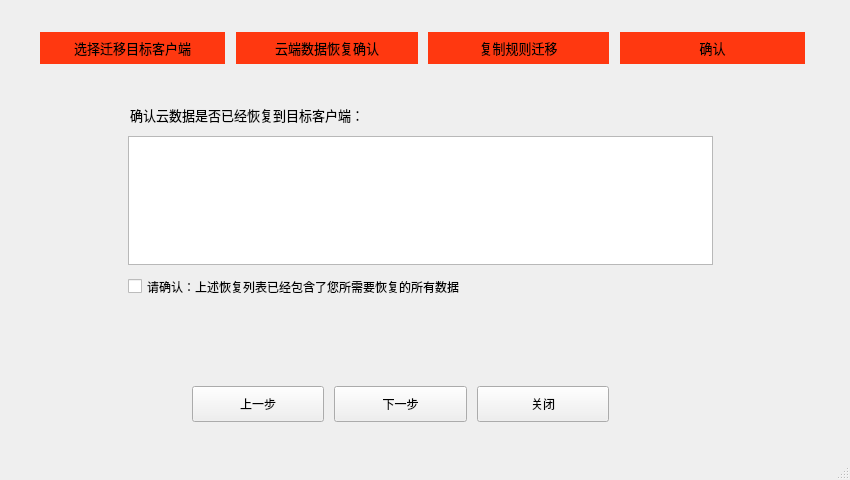
<?xml version="1.0" encoding="UTF-8"?>
<ui version="4.0">
 <class>MainWindow</class>
 <widget class="QMainWindow" name="MainWindow">
  <property name="geometry">
   <rect>
    <x>0</x>
    <y>0</y>
    <width>850</width>
    <height>480</height>
   </rect>
  </property>
  <property name="windowTitle">
   <string>MainWindow</string>
  </property>
  <widget class="QWidget" name="centralwidget">
   <widget class="QStackedWidget" name="stackedWidget_content">
    <property name="geometry">
     <rect>
      <x>40</x>
      <y>80</y>
      <width>771</width>
      <height>291</height>
     </rect>
    </property>
    <property name="currentIndex">
     <number>1</number>
    </property>
    <widget class="QWidget" name="page_1">
     <widget class="QLabel" name="label_6">
      <property name="geometry">
       <rect>
        <x>60</x>
        <y>71</y>
        <width>121</width>
        <height>31</height>
       </rect>
      </property>
      <property name="font">
       <font>
        <family>微软雅黑</family>
        <pointsize>10</pointsize>
        <weight>75</weight>
        <bold>true</bold>
       </font>
      </property>
      <property name="text">
       <string>迁移目标客户端：</string>
      </property>
      <property name="alignment">
       <set>Qt::AlignRight|Qt::AlignTrailing|Qt::AlignVCenter</set>
      </property>
     </widget>
     <widget class="QComboBox" name="comboBox">
      <property name="geometry">
       <rect>
        <x>180</x>
        <y>71</y>
        <width>440</width>
        <height>28</height>
       </rect>
      </property>
      <item>
       <property name="text">
        <string>客户端110</string>
       </property>
      </item>
      <item>
       <property name="text">
        <string>客户端111</string>
       </property>
      </item>
      <item>
       <property name="text">
        <string>客户端112</string>
       </property>
      </item>
      <item>
       <property name="text">
        <string>客户端113</string>
       </property>
      </item>
      <item>
       <property name="text">
        <string>客户端115</string>
       </property>
      </item>
     </widget>
     <widget class="QLabel" name="label_5">
      <property name="geometry">
       <rect>
        <x>90</x>
        <y>20</y>
        <width>91</width>
        <height>31</height>
       </rect>
      </property>
      <property name="font">
       <font>
        <family>微软雅黑</family>
        <pointsize>10</pointsize>
        <weight>75</weight>
        <bold>true</bold>
       </font>
      </property>
      <property name="text">
       <string>迁移原客户端：</string>
      </property>
      <property name="alignment">
       <set>Qt::AlignRight|Qt::AlignTrailing|Qt::AlignVCenter</set>
      </property>
     </widget>
     <widget class="QTextEdit" name="textEdit">
      <property name="geometry">
       <rect>
        <x>180</x>
        <y>20</y>
        <width>440</width>
        <height>28</height>
       </rect>
      </property>
     </widget>
    </widget>
    <widget class="QWidget" name="page_2">
     <widget class="QLabel" name="label_10">
      <property name="geometry">
       <rect>
        <x>90</x>
        <y>19</y>
        <width>391</width>
        <height>31</height>
       </rect>
      </property>
      <property name="font">
       <font>
        <family>微软雅黑</family>
        <pointsize>10</pointsize>
        <weight>50</weight>
        <bold>false</bold>
       </font>
      </property>
      <property name="text">
       <string>确认云数据是否已经恢复到目标客户端：</string>
      </property>
      <property name="alignment">
       <set>Qt::AlignLeading|Qt::AlignLeft|Qt::AlignVCenter</set>
      </property>
     </widget>
     <widget class="QTableWidget" name="tableWidget">
      <property name="geometry">
       <rect>
        <x>88</x>
        <y>56</y>
        <width>585</width>
        <height>129</height>
       </rect>
      </property>
     </widget>
     <widget class="QCheckBox" name="checkBox">
      <property name="geometry">
       <rect>
        <x>88</x>
        <y>188</y>
        <width>545</width>
        <height>37</height>
       </rect>
      </property>
      <property name="text">
       <string>请确认：上述恢复列表已经包含了您所需要恢复的所有数据</string>
      </property>
      <property name="tristate">
       <bool>false</bool>
      </property>
     </widget>
    </widget>
    <widget class="QWidget" name="page_3">
     <widget class="QLabel" name="label_12">
      <property name="geometry">
       <rect>
        <x>90</x>
        <y>24</y>
        <width>391</width>
        <height>31</height>
       </rect>
      </property>
      <property name="font">
       <font>
        <family>微软雅黑</family>
        <pointsize>10</pointsize>
        <weight>50</weight>
        <bold>false</bold>
       </font>
      </property>
      <property name="text">
       <string>复制规则列表</string>
      </property>
      <property name="alignment">
       <set>Qt::AlignLeading|Qt::AlignLeft|Qt::AlignVCenter</set>
      </property>
     </widget>
     <widget class="QTableWidget" name="tableWidget_3">
      <property name="geometry">
       <rect>
        <x>88</x>
        <y>56</y>
        <width>585</width>
        <height>129</height>
       </rect>
      </property>
      <row>
       <property name="text">
        <string>新建行</string>
       </property>
      </row>
      <row>
       <property name="text">
        <string>新建行</string>
       </property>
      </row>
      <column>
       <property name="text">
        <string>新建列</string>
       </property>
      </column>
      <column>
       <property name="text">
        <string>新建列</string>
       </property>
      </column>
     </widget>
     <widget class="QCheckBox" name="checkBox_3">
      <property name="geometry">
       <rect>
        <x>88</x>
        <y>212</y>
        <width>545</width>
        <height>37</height>
       </rect>
      </property>
      <property name="text">
       <string>请确认：上述规则将迁移到新客户端，原客户端上的所有原则将被删除。</string>
      </property>
      <property name="tristate">
       <bool>false</bool>
      </property>
     </widget>
     <widget class="QLabel" name="label_13">
      <property name="geometry">
       <rect>
        <x>88</x>
        <y>192</y>
        <width>141</width>
        <height>31</height>
       </rect>
      </property>
      <property name="font">
       <font>
        <family>微软雅黑</family>
        <pointsize>10</pointsize>
        <weight>50</weight>
        <bold>false</bold>
       </font>
      </property>
      <property name="text">
       <string>迁移原客户端操作系统：</string>
      </property>
      <property name="alignment">
       <set>Qt::AlignLeading|Qt::AlignLeft|Qt::AlignVCenter</set>
      </property>
     </widget>
     <widget class="QLabel" name="label_14">
      <property name="geometry">
       <rect>
        <x>336</x>
        <y>192</y>
        <width>141</width>
        <height>31</height>
       </rect>
      </property>
      <property name="font">
       <font>
        <family>微软雅黑</family>
        <pointsize>10</pointsize>
        <weight>50</weight>
        <bold>false</bold>
       </font>
      </property>
      <property name="text">
       <string>迁移目标户端操作系统：</string>
      </property>
      <property name="alignment">
       <set>Qt::AlignLeading|Qt::AlignLeft|Qt::AlignVCenter</set>
      </property>
     </widget>
    </widget>
    <widget class="QWidget" name="page_7">
     <widget class="QScrollArea" name="scrollArea">
      <property name="geometry">
       <rect>
        <x>0</x>
        <y>0</y>
        <width>765</width>
        <height>289</height>
       </rect>
      </property>
      <property name="verticalScrollBarPolicy">
       <enum>Qt::ScrollBarAlwaysOn</enum>
      </property>
      <property name="horizontalScrollBarPolicy">
       <enum>Qt::ScrollBarAlwaysOff</enum>
      </property>
      <property name="widgetResizable">
       <bool>true</bool>
      </property>
      <widget class="QWidget" name="scrollAreaWidgetContents">
       <property name="enabled">
        <bool>true</bool>
       </property>
       <property name="geometry">
        <rect>
         <x>0</x>
         <y>0</y>
         <width>98</width>
         <height>600</height>
        </rect>
       </property>
       <property name="minimumSize">
        <size>
         <width>0</width>
         <height>600</height>
        </size>
       </property>
       <widget class="QComboBox" name="comboBox_3">
        <property name="geometry">
         <rect>
          <x>180</x>
          <y>68</y>
          <width>440</width>
          <height>28</height>
         </rect>
        </property>
        <item>
         <property name="text">
          <string>客户端110</string>
         </property>
        </item>
        <item>
         <property name="text">
          <string>客户端111</string>
         </property>
        </item>
        <item>
         <property name="text">
          <string>客户端112</string>
         </property>
        </item>
        <item>
         <property name="text">
          <string>客户端113</string>
         </property>
        </item>
        <item>
         <property name="text">
          <string>客户端115</string>
         </property>
        </item>
       </widget>
       <widget class="QTextBrowser" name="textBrowser_3">
        <property name="geometry">
         <rect>
          <x>180</x>
          <y>18</y>
          <width>440</width>
          <height>28</height>
         </rect>
        </property>
       </widget>
       <widget class="QLabel" name="label_9">
        <property name="geometry">
         <rect>
          <x>60</x>
          <y>68</y>
          <width>121</width>
          <height>31</height>
         </rect>
        </property>
        <property name="font">
         <font>
          <family>微软雅黑</family>
          <pointsize>10</pointsize>
          <weight>75</weight>
          <bold>true</bold>
         </font>
        </property>
        <property name="text">
         <string>迁移目标客户端：</string>
        </property>
        <property name="alignment">
         <set>Qt::AlignRight|Qt::AlignTrailing|Qt::AlignVCenter</set>
        </property>
       </widget>
       <widget class="QLabel" name="label_15">
        <property name="geometry">
         <rect>
          <x>90</x>
          <y>17</y>
          <width>91</width>
          <height>31</height>
         </rect>
        </property>
        <property name="font">
         <font>
          <family>微软雅黑</family>
          <pointsize>10</pointsize>
          <weight>75</weight>
          <bold>true</bold>
         </font>
        </property>
        <property name="text">
         <string>迁移原客户端：</string>
        </property>
        <property name="alignment">
         <set>Qt::AlignRight|Qt::AlignTrailing|Qt::AlignVCenter</set>
        </property>
       </widget>
       <widget class="QTableWidget" name="tableWidget_5">
        <property name="geometry">
         <rect>
          <x>78</x>
          <y>148</y>
          <width>585</width>
          <height>129</height>
         </rect>
        </property>
        <row>
         <property name="text">
          <string>新建行</string>
         </property>
        </row>
        <row>
         <property name="text">
          <string>新建行</string>
         </property>
        </row>
        <column>
         <property name="text">
          <string>新建列</string>
         </property>
        </column>
        <column>
         <property name="text">
          <string>新建列</string>
         </property>
        </column>
       </widget>
       <widget class="QLabel" name="label_19">
        <property name="geometry">
         <rect>
          <x>80</x>
          <y>116</y>
          <width>391</width>
          <height>31</height>
         </rect>
        </property>
        <property name="font">
         <font>
          <family>微软雅黑</family>
          <pointsize>10</pointsize>
          <weight>50</weight>
          <bold>false</bold>
         </font>
        </property>
        <property name="text">
         <string>确认云端数据是否已恢复到目标客户端</string>
        </property>
        <property name="alignment">
         <set>Qt::AlignLeading|Qt::AlignLeft|Qt::AlignVCenter</set>
        </property>
       </widget>
       <widget class="QCheckBox" name="checkBox_5">
        <property name="geometry">
         <rect>
          <x>80</x>
          <y>288</y>
          <width>581</width>
          <height>37</height>
         </rect>
        </property>
        <property name="text">
         <string>请确认：上述恢复列表已经包含了您所需要恢复的所有数据，其余未恢复的数据不需要恢复到新客户端</string>
        </property>
        <property name="tristate">
         <bool>false</bool>
        </property>
       </widget>
       <widget class="QLabel" name="label_16">
        <property name="geometry">
         <rect>
          <x>72</x>
          <y>504</y>
          <width>141</width>
          <height>31</height>
         </rect>
        </property>
        <property name="font">
         <font>
          <family>微软雅黑</family>
          <pointsize>10</pointsize>
          <weight>50</weight>
          <bold>false</bold>
         </font>
        </property>
        <property name="text">
         <string>迁移原客户端操作系统：</string>
        </property>
        <property name="alignment">
         <set>Qt::AlignLeading|Qt::AlignLeft|Qt::AlignVCenter</set>
        </property>
       </widget>
       <widget class="QLabel" name="label_17">
        <property name="geometry">
         <rect>
          <x>74</x>
          <y>336</y>
          <width>391</width>
          <height>31</height>
         </rect>
        </property>
        <property name="font">
         <font>
          <family>微软雅黑</family>
          <pointsize>10</pointsize>
          <weight>50</weight>
          <bold>false</bold>
         </font>
        </property>
        <property name="text">
         <string>复制规则列表</string>
        </property>
        <property name="alignment">
         <set>Qt::AlignLeading|Qt::AlignLeft|Qt::AlignVCenter</set>
        </property>
       </widget>
       <widget class="QLabel" name="label_18">
        <property name="geometry">
         <rect>
          <x>320</x>
          <y>504</y>
          <width>141</width>
          <height>31</height>
         </rect>
        </property>
        <property name="font">
         <font>
          <family>微软雅黑</family>
          <pointsize>10</pointsize>
          <weight>50</weight>
          <bold>false</bold>
         </font>
        </property>
        <property name="text">
         <string>迁移目标户端操作系统：</string>
        </property>
        <property name="alignment">
         <set>Qt::AlignLeading|Qt::AlignLeft|Qt::AlignVCenter</set>
        </property>
       </widget>
       <widget class="QCheckBox" name="checkBox_4">
        <property name="geometry">
         <rect>
          <x>72</x>
          <y>524</y>
          <width>545</width>
          <height>37</height>
         </rect>
        </property>
        <property name="text">
         <string>请确认：上述规则将迁移到新客户端，原客户端上的所有原则将被删除。</string>
        </property>
        <property name="tristate">
         <bool>false</bool>
        </property>
       </widget>
       <widget class="QTableWidget" name="tableWidget_4">
        <property name="geometry">
         <rect>
          <x>72</x>
          <y>368</y>
          <width>585</width>
          <height>129</height>
         </rect>
        </property>
        <row>
         <property name="text">
          <string>新建行</string>
         </property>
        </row>
        <row>
         <property name="text">
          <string>新建行</string>
         </property>
        </row>
        <column>
         <property name="text">
          <string>新建列</string>
         </property>
        </column>
        <column>
         <property name="text">
          <string>新建列</string>
         </property>
        </column>
       </widget>
       <widget class="QWidget" name="widget_2" native="true">
        <property name="geometry">
         <rect>
          <x>60</x>
          <y>16</y>
          <width>120</width>
          <height>80</height>
         </rect>
        </property>
       </widget>
      </widget>
     </widget>
    </widget>
   </widget>
   <widget class="QWidget" name="widget" native="true">
    <property name="geometry">
     <rect>
      <x>192</x>
      <y>372</y>
      <width>417</width>
      <height>65</height>
     </rect>
    </property>
    <layout class="QHBoxLayout" name="horizontalLayout_2">
     <property name="spacing">
      <number>10</number>
     </property>
     <item>
      <widget class="QPushButton" name="button_previous">
       <property name="minimumSize">
        <size>
         <width>120</width>
         <height>36</height>
        </size>
       </property>
       <property name="text">
        <string>上一步</string>
       </property>
      </widget>
     </item>
     <item>
      <widget class="QPushButton" name="button_next">
       <property name="minimumSize">
        <size>
         <width>120</width>
         <height>36</height>
        </size>
       </property>
       <property name="text">
        <string>下一步</string>
       </property>
      </widget>
     </item>
     <item>
      <widget class="QPushButton" name="button_close">
       <property name="minimumSize">
        <size>
         <width>120</width>
         <height>36</height>
        </size>
       </property>
       <property name="text">
        <string>关闭</string>
       </property>
      </widget>
     </item>
    </layout>
   </widget>
   <widget class="QLabel" name="label_4">
    <property name="geometry">
     <rect>
      <x>620</x>
      <y>32</y>
      <width>185</width>
      <height>32</height>
     </rect>
    </property>
    <property name="font">
     <font>
      <family>微软雅黑</family>
      <pointsize>10</pointsize>
     </font>
    </property>
    <property name="autoFillBackground">
     <bool>false</bool>
    </property>
    <property name="styleSheet">
     <string notr="true">background-color: rgb(255, 56, 16);
border-color: rgb(19, 42, 255);</string>
    </property>
    <property name="text">
     <string>确认</string>
    </property>
    <property name="alignment">
     <set>Qt::AlignCenter</set>
    </property>
   </widget>
   <widget class="QLabel" name="label_3">
    <property name="geometry">
     <rect>
      <x>428</x>
      <y>32</y>
      <width>181</width>
      <height>32</height>
     </rect>
    </property>
    <property name="font">
     <font>
      <family>微软雅黑</family>
      <pointsize>10</pointsize>
     </font>
    </property>
    <property name="autoFillBackground">
     <bool>false</bool>
    </property>
    <property name="styleSheet">
     <string notr="true">background-color: rgb(255, 56, 16);
border-color: rgb(19, 42, 255);</string>
    </property>
    <property name="text">
     <string>复制规则迁移</string>
    </property>
    <property name="alignment">
     <set>Qt::AlignCenter</set>
    </property>
   </widget>
   <widget class="QLabel" name="label">
    <property name="geometry">
     <rect>
      <x>40</x>
      <y>32</y>
      <width>185</width>
      <height>32</height>
     </rect>
    </property>
    <property name="font">
     <font>
      <family>微软雅黑</family>
      <pointsize>10</pointsize>
     </font>
    </property>
    <property name="autoFillBackground">
     <bool>false</bool>
    </property>
    <property name="styleSheet">
     <string notr="true">background-color: rgb(255, 56, 16);
border-color: rgb(19, 42, 255);</string>
    </property>
    <property name="text">
     <string>选择迁移目标客户端</string>
    </property>
    <property name="alignment">
     <set>Qt::AlignCenter</set>
    </property>
   </widget>
   <widget class="QLabel" name="label_2">
    <property name="geometry">
     <rect>
      <x>236</x>
      <y>32</y>
      <width>182</width>
      <height>32</height>
     </rect>
    </property>
    <property name="font">
     <font>
      <family>微软雅黑</family>
      <pointsize>10</pointsize>
      <weight>50</weight>
      <bold>false</bold>
     </font>
    </property>
    <property name="autoFillBackground">
     <bool>false</bool>
    </property>
    <property name="styleSheet">
     <string notr="true">background-color: rgb(255, 56, 16);
border-color: rgb(19, 42, 255);</string>
    </property>
    <property name="text">
     <string>云端数据恢复确认</string>
    </property>
    <property name="alignment">
     <set>Qt::AlignCenter</set>
    </property>
   </widget>
   <zorder>widget</zorder>
   <zorder>stackedWidget_content</zorder>
   <zorder>label_4</zorder>
   <zorder>label_3</zorder>
   <zorder>label</zorder>
   <zorder>label_2</zorder>
  </widget>
  <widget class="QMenuBar" name="menubar">
   <property name="geometry">
    <rect>
     <x>0</x>
     <y>0</y>
     <width>850</width>
     <height>23</height>
    </rect>
   </property>
  </widget>
  <widget class="QStatusBar" name="statusbar"/>
 </widget>
 <tabstops>
  <tabstop>button_previous</tabstop>
  <tabstop>button_next</tabstop>
  <tabstop>comboBox</tabstop>
  <tabstop>button_close</tabstop>
 </tabstops>
 <resources/>
 <connections/>
</ui>
